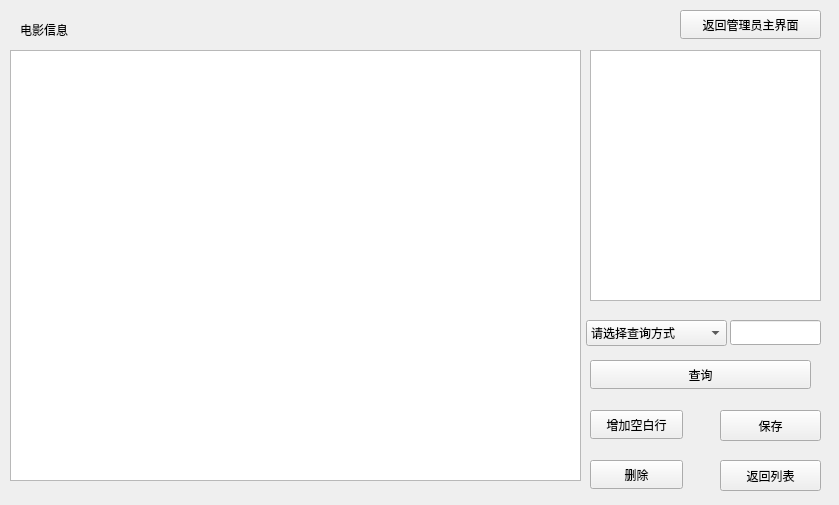
<?xml version="1.0" encoding="UTF-8"?>
<ui version="4.0">
 <class>admin_movie</class>
 <widget class="QWidget" name="admin_movie">
  <property name="geometry">
   <rect>
    <x>0</x>
    <y>0</y>
    <width>839</width>
    <height>505</height>
   </rect>
  </property>
  <property name="font">
   <font>
    <family>华康方圆体W7</family>
   </font>
  </property>
  <property name="windowTitle">
   <string>电影管理</string>
  </property>
  <property name="windowIcon">
   <iconset resource="sdufe.qrc">
    <normaloff>:/山财大校徽.png</normaloff>:/山财大校徽.png</iconset>
  </property>
  <widget class="QTableView" name="tableView">
   <property name="geometry">
    <rect>
     <x>10</x>
     <y>50</y>
     <width>571</width>
     <height>431</height>
    </rect>
   </property>
  </widget>
  <widget class="QPushButton" name="query">
   <property name="geometry">
    <rect>
     <x>590</x>
     <y>360</y>
     <width>221</width>
     <height>29</height>
    </rect>
   </property>
   <property name="text">
    <string>查询</string>
   </property>
  </widget>
  <widget class="QLabel" name="label">
   <property name="geometry">
    <rect>
     <x>20</x>
     <y>20</y>
     <width>69</width>
     <height>20</height>
    </rect>
   </property>
   <property name="text">
    <string>电影信息</string>
   </property>
  </widget>
  <widget class="QLineEdit" name="lineEdit">
   <property name="geometry">
    <rect>
     <x>730</x>
     <y>320</y>
     <width>91</width>
     <height>25</height>
    </rect>
   </property>
  </widget>
  <widget class="QPushButton" name="add">
   <property name="geometry">
    <rect>
     <x>590</x>
     <y>410</y>
     <width>93</width>
     <height>29</height>
    </rect>
   </property>
   <property name="text">
    <string>增加空白行</string>
   </property>
  </widget>
  <widget class="QPushButton" name="delete_2">
   <property name="geometry">
    <rect>
     <x>590</x>
     <y>460</y>
     <width>93</width>
     <height>29</height>
    </rect>
   </property>
   <property name="text">
    <string>删除</string>
   </property>
  </widget>
  <widget class="QPushButton" name="pushButton">
   <property name="geometry">
    <rect>
     <x>720</x>
     <y>410</y>
     <width>101</width>
     <height>31</height>
    </rect>
   </property>
   <property name="text">
    <string>保存</string>
   </property>
  </widget>
  <widget class="QListWidget" name="listWidget">
   <property name="geometry">
    <rect>
     <x>590</x>
     <y>50</y>
     <width>231</width>
     <height>251</height>
    </rect>
   </property>
  </widget>
  <widget class="QPushButton" name="pushButton_2">
   <property name="geometry">
    <rect>
     <x>720</x>
     <y>460</y>
     <width>101</width>
     <height>31</height>
    </rect>
   </property>
   <property name="text">
    <string>返回列表</string>
   </property>
  </widget>
  <widget class="QComboBox" name="comboBox">
   <property name="geometry">
    <rect>
     <x>586</x>
     <y>320</y>
     <width>141</width>
     <height>26</height>
    </rect>
   </property>
   <item>
    <property name="text">
     <string>请选择查询方式</string>
    </property>
   </item>
   <item>
    <property name="text">
     <string>按名称查询</string>
    </property>
   </item>
   <item>
    <property name="text">
     <string>按类型查询</string>
    </property>
   </item>
  </widget>
  <widget class="QPushButton" name="pushButton_3">
   <property name="geometry">
    <rect>
     <x>680</x>
     <y>10</y>
     <width>141</width>
     <height>29</height>
    </rect>
   </property>
   <property name="text">
    <string>返回管理员主界面</string>
   </property>
  </widget>
 </widget>
 <resources>
  <include location="sdufe.qrc"/>
 </resources>
 <connections/>
</ui>
